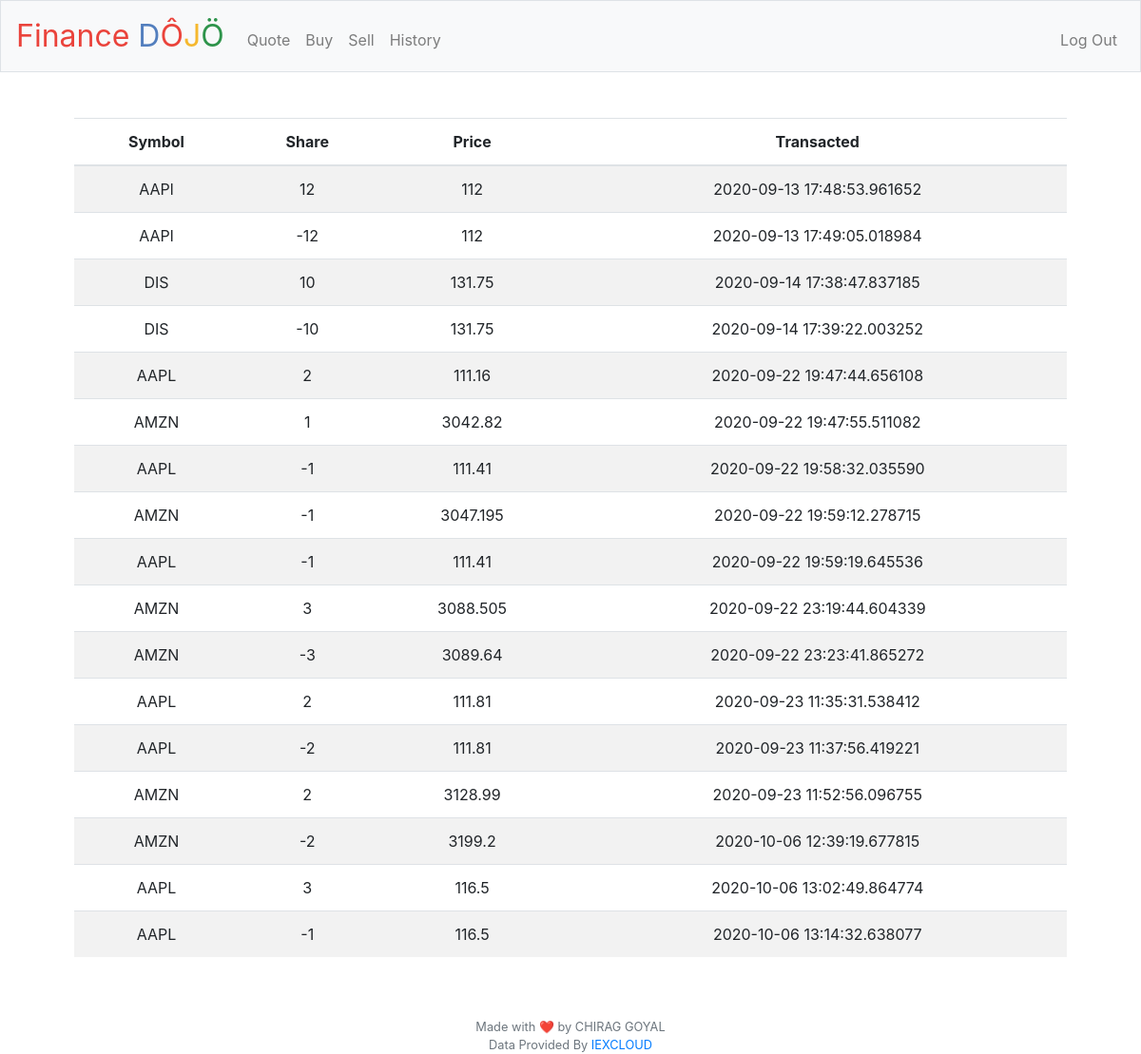
Screenshot of /history (signed in) with the database file from the repository.
### tables this page shows
CREATE TABLE "transact"('id' INTEGER NOT NULL, 'symbol' text not null, 'share' numeric not null, 'price' numeric not null,'transactionTime' text not null);

### application.py (the view)
@app.route("/history")
@login_required
def history():
    transactions = db.execute("select * from transact where id = :user_id",user_id = session["user_id"])
    return render_template("history.html",transactions = transactions)

### application.py (called while the page is built)
@app.after_request
def after_request(response):
    response.headers["Cache-Control"] = "no-cache, no-store, must-revalidate"
    response.headers["Expires"] = 0
    response.headers["Pragma"] = "no-cache"
    return response

### helpers.py (called while the page is built)
def login_required(f):
    @wraps(f)
    def decorated_function(*args, **kwargs):
        if session.get("user_id") is None:
            return redirect("/login")
        return f(*args, **kwargs)
    return decorated_function

### templates/history.html (shortened to what this page needs)
{% extends "layout.html" %}
{% block main %}
	<table class="table table-striped">
		<thead>
			<th>Symbol</th>
			<th>Share</th>
			<th>Price</th>
			<th>Transacted</th>
		</thead>
		<tbody>
			{% for row in transactions %}
				<tr>
					<td>{{ row["symbol"] }}</td>
					<td>{{ row["share"] }}</td>
					<td>{{ row["price"] }}</td>
					<td>{{ row["transactionTime"] }}</td>
				</tr>
			{% endfor %}
		</tbody>
	</table>
{% endblock %}

### templates/layout.html (shortened to what this page needs)
<!DOCTYPE html>
<html lang="en">
    <head>
        <link href="https://maxcdn.bootstrapcdn.com/bootstrap/4.1.3/css/bootstrap.min.css" rel="stylesheet">
        <link href="/static/styles.css" rel="stylesheet">
    </head>
    <body>
        <nav class="navbar navbar-expand-md navbar-light bg-light border">
            <a class="navbar-brand" href="/"><span class="red">Finance </span><span class="blue">D</span><span class="red">Ô</span><span class="yellow">J</span><span class="green">Ö</span></a>
            <div class="collapse navbar-collapse" id="navbar">
                {% if session.user_id %}
                    <ul class="navbar-nav mr-auto mt-2">
                        <li class="nav-item"><a class="nav-link" href="/quote">Quote</a></li>
                        <li class="nav-item"><a class="nav-link" href="/buy">Buy</a></li>
                        <li class="nav-item"><a class="nav-link" href="/sell">Sell</a></li>
                        <li class="nav-item"><a class="nav-link" href="/history">History</a></li>
                    </ul>
                    <ul class="navbar-nav ml-auto mt-2">
                        <li class="nav-item"><a class="nav-link" href="/logout">Log Out</a></li>
                    </ul>
                {% else %}
                    <ul class="navbar-nav ml-auto mt-2">
                        <li class="nav-item"><a class="nav-link" href="/register">Register</a></li>
                        <li class="nav-item"><a class="nav-link" href="/login">Log In</a></li>
                    </ul>
                {% endif %}
            </div>
        </nav>
        <main class="container p-5">
            {% block main %}{% endblock %}
        </main>
        <footer class="small text-center text-muted">
            Made with ❤️ by CHIRAG GOYAL <br> Data Provided By <a href="https://iextrading.com/developer"> IEXCLOUD</a>
        </footer>
    </body>
</html>

### static/styles.css (style rules this page uses)
nav .navbar-brand { font-size: xx-large; }
nav .navbar-brand .blue { color: #537fbe; }
nav .navbar-brand .red { color: #ea433b; }
nav .navbar-brand .yellow { color: #f5b82e; }
nav .navbar-brand .green { color: #2e944b; }
main { overflow-x: auto; text-align: center; }

### rows the page displays
transact: symbol "AAPl", share "12", price "112", transactionTime "2020-09-13 17:48:53.961652"
transact: symbol "AAPl", share "-12", price "112", transactionTime "2020-09-13 17:49:05.018984"
transact: symbol "DIS", share "10", price "131.75", transactionTime "2020-09-14 17:38:47.837185"
transact: symbol "DIS", share "-10", price "131.75", transactionTime "2020-09-14 17:39:22.003252"
transact: symbol "AAPL", share "2", price "111.16", transactionTime "2020-09-22 19:47:44.656108"
transact: symbol "AMZN", share "1", price "3042.82", transactionTime "2020-09-22 19:47:55.511082"
transact: symbol "AAPL", share "-1", price "111.41", transactionTime "2020-09-22 19:58:32.035590"
transact: symbol "AMZN", share "-1", price "3047.195", transactionTime "2020-09-22 19:59:12.278715"
transact: symbol "AAPL", share "-1", price "111.41", transactionTime "2020-09-22 19:59:19.645536"
transact: symbol "AMZN", share "3", price "3088.505", transactionTime "2020-09-22 23:19:44.604339"
transact: symbol "AMZN", share "-3", price "3089.64", transactionTime "2020-09-22 23:23:41.865272"
transact: symbol "AAPL", share "2", price "111.81", transactionTime "2020-09-23 11:35:31.538412"
transact: symbol "AAPL", share "-2", price "111.81", transactionTime "2020-09-23 11:37:56.419221"
transact: symbol "AMZN", share "2", price "3128.99", transactionTime "2020-09-23 11:52:56.096755"
transact: symbol "AMZN", share "-2", price "3199.2", transactionTime "2020-10-06 12:39:19.677815"
transact: symbol "AAPL", share "3", price "116.5", transactionTime "2020-10-06 13:02:49.864774"
transact: symbol "AAPL", share "-1", price "116.5", transactionTime "2020-10-06 13:14:32.638077"
